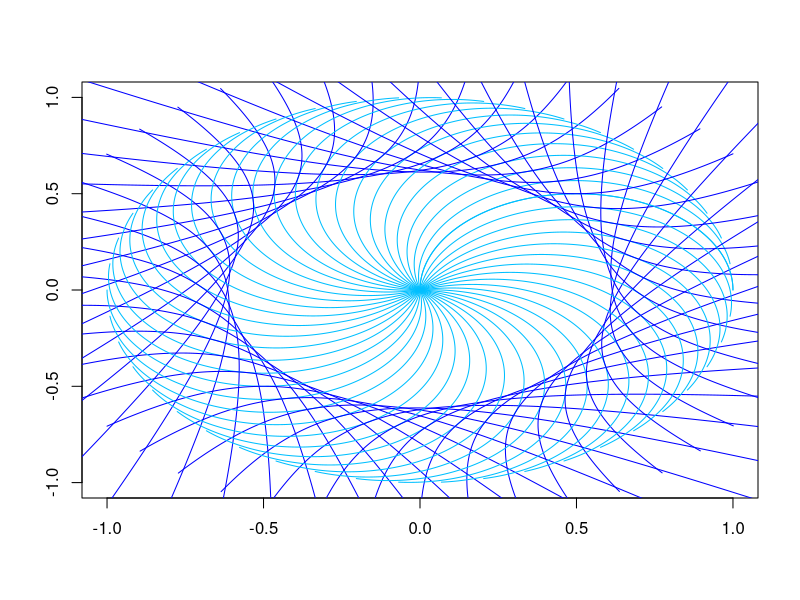
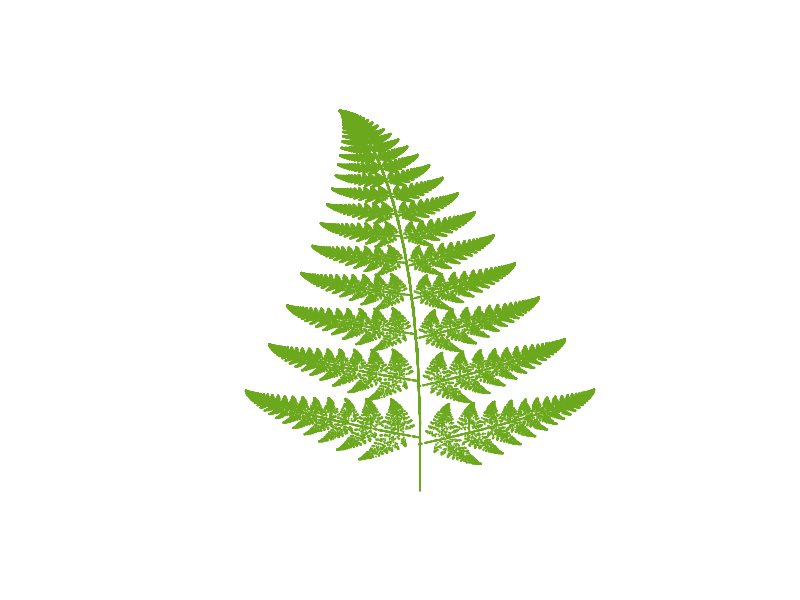
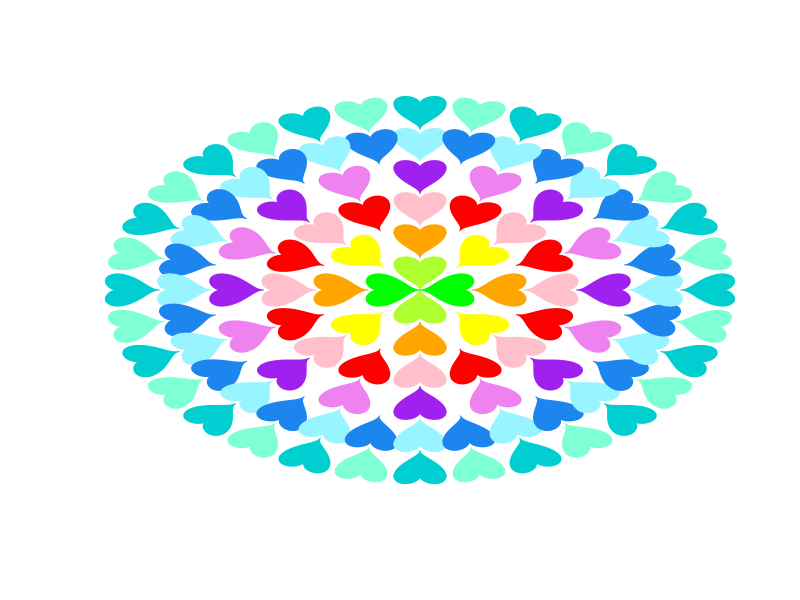
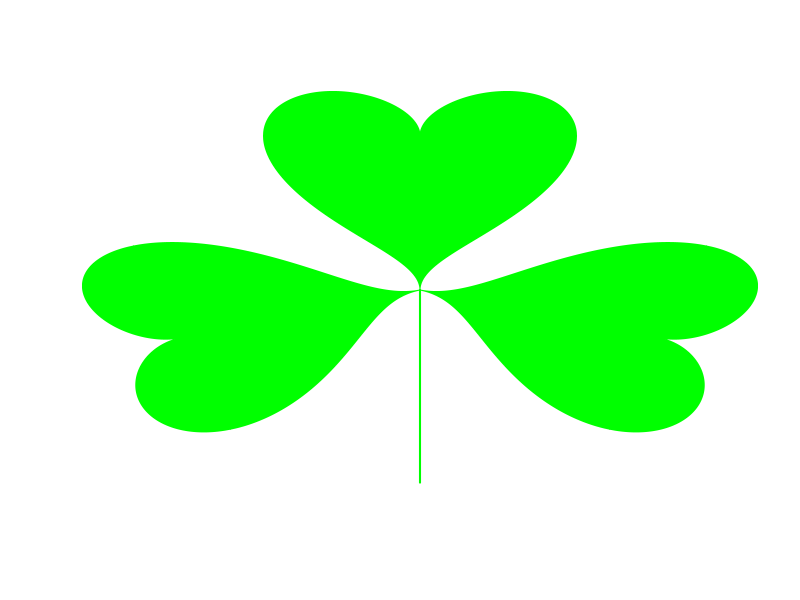
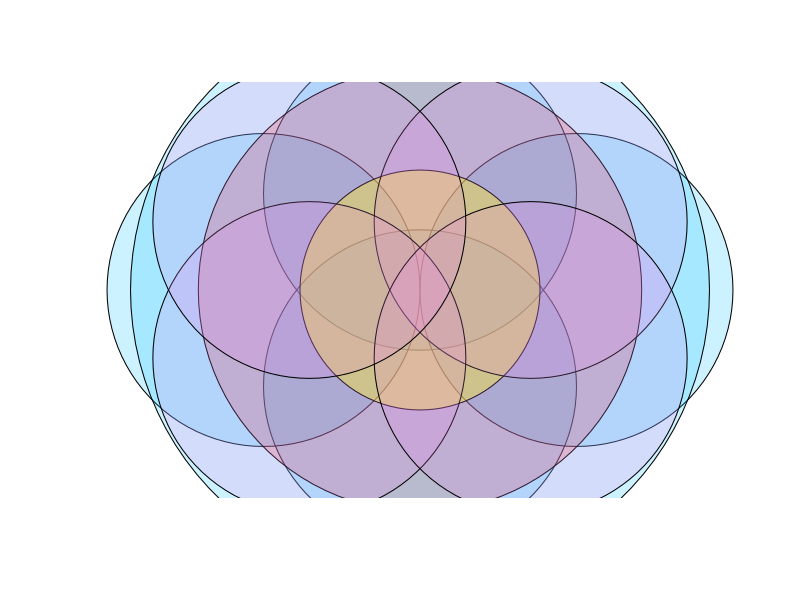
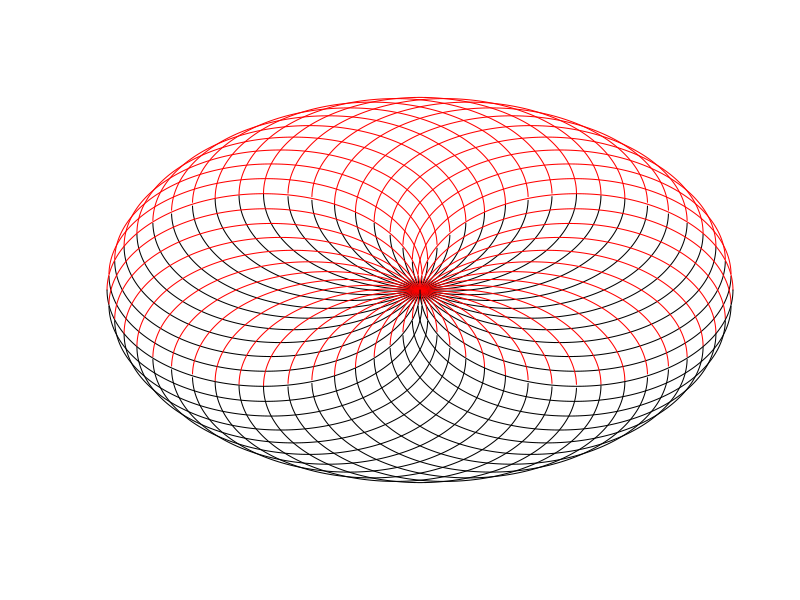
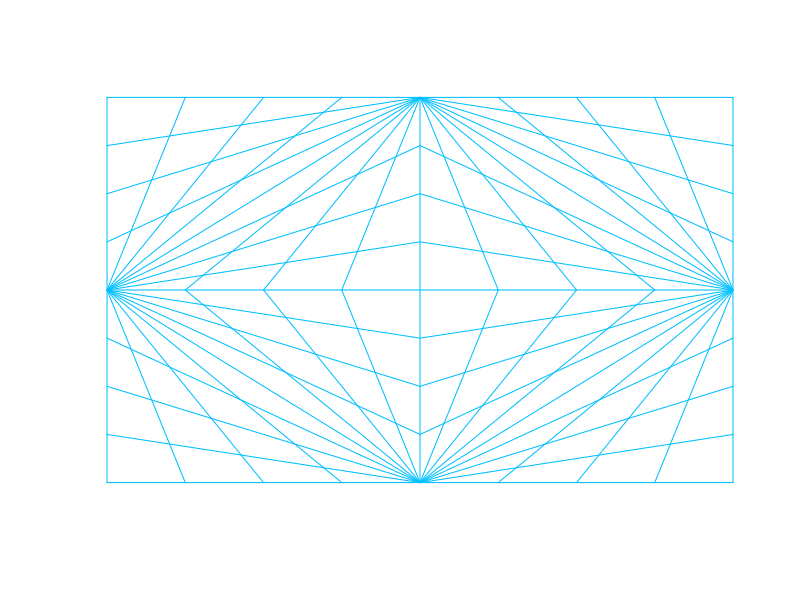
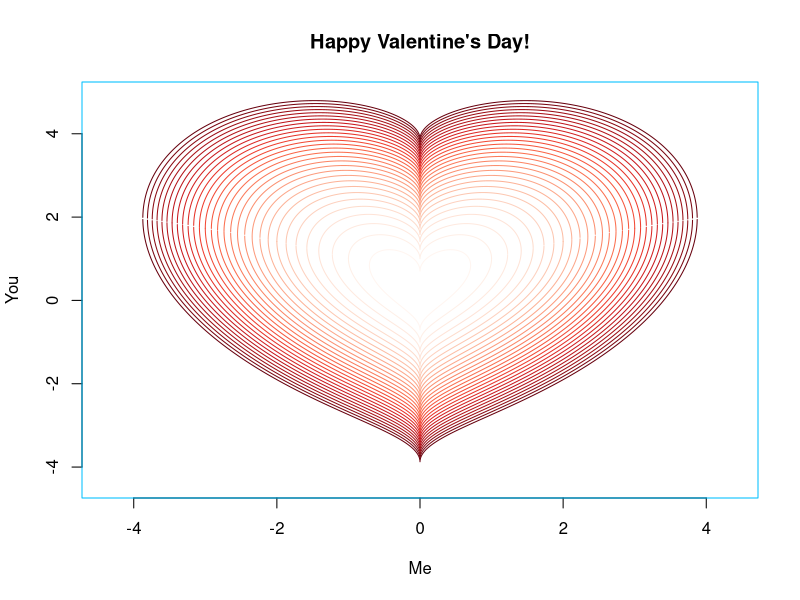

R code for these plots, in order:
## ---- chunk 1
knitr::opts_chunk$set(echo = TRUE)
## ---- chunk 2
plot(1, type="n", xlab="", ylab="", xlim=c(-1, 1), ylim=c(-1, 1))
x <- seq(-1,1,by=0.0001)
y1 <- sqrt(0.5^2-(x-0.5)^2)+0
y2 <- sqrt(0.5^2+(x-0.5)^2)+0
points(x, y1, type="l", col="deepskyblue")
for(i in 1:46) {
  rad <- i * 1/23
  xn1 <- x * cos(rad * pi) - y1 * sin(rad * pi)
  xn2 <- x * cos(rad * pi) - y2 * sin(rad * pi)
  yn1 <- x * sin(rad * pi) + y1 * cos(rad * pi)
  yn2 <- x * sin(rad * pi) + y2 * cos(rad * pi)
  points(xn1, yn1, type="l", col="deepskyblue")
  points(xn2, yn2, type="l", col="blue")
}
## ---- chunk 3

# Barnsley's Fern

# Code from https://en.wikipedia.org/wiki/Barnsley_fern

# create function of the probability and the current point
fractal_fern2 <- function(x, p){
  if (p <= 0.02) {
    m <- matrix(c(0, 0, 0, 0.25), 2, 2)
    f <- c(0, -0.14)
  } else if (p <= 0.86) {
    m <- matrix(c(0.85, 0.02, -0.02, 0.83), 2, 2)
    f <- c(0, 1)
  } else if (p <= 0.93) {
    m <- matrix(c(0.09, -0.28, 0.3, 0.11), 2, 2)
    f <- c(0, 0.6)
  } else {
    m <- matrix(c(-0.09, -0.28, -0.3, 0.09), 2, 2)
    f <- c(0, 0.7)
  }
  m %*% x + f
}

# how many reps determines how detailed the fern will be
reps <- 100000

# create a vector with probability values, and a matrix to store coordinates
p <- runif(reps)

# initialise a point at the origin
coords <- c(0, 0)

# compute Fractal Coordinates
m <- Reduce(fractal_fern2, p, accumulate = T, init = coords)
m <- t(do.call(cbind, m))

# Create plot
plot(m, type = "p", cex = 0.1, col = "#6ca81d",
     xlim = c(-3, 3), ylim = c(0, 6), 
     xlab = NA, ylab = NA, axes = FALSE)
## ---- chunk 4
lim <- 12

# Draw a leaflet
oxalis <- function(x0, y0, rad, col) {
  x <- seq(-lim, lim, by = 0.001)
  y1 <- 4 / 5 * (sqrt(abs(x-x0)) + sqrt(1 - (x-x0) ^ 2)) + 0.8 + y0
  y2 <- 4 / 5 * (sqrt(abs(x-x0)) - sqrt(1 - (x-x0) ^ 2)) + 0.8 + y0
  xn1 <- x * cos(rad * pi) - y1 * sin(rad * pi)
  xn2 <- x * cos(rad * pi) - y2 * sin(rad * pi)
  yn1 <- x * sin(rad * pi) + y1 * cos(rad * pi)
  yn2 <- x * sin(rad * pi) + y2 * cos(rad * pi)
  polygon(c(xn1, xn2), c(yn1, yn2), col = col, border = col)
}

# Draw all the stuff
plot(1, type = "n", xlim = c(-lim, lim), ylim = c(-lim, lim), axes = F, ann = F
)

for(i in 1:4) {
  oxalis(0, 0, (i-1)/2, ifelse((-1)^i==1, "green", "greenyellow"))
}

for(i in 1:8) {
  oxalis(0, 2, (i-1)/4, ifelse((-1)^i==1, "yellow", "orange"))
}

for(i in 1:16) {
  oxalis(0, 4, (i-1)/8, ifelse((-1)^i==1, "red", "pink"))
}

for(i in 1:16) {
  oxalis(0, 6, (i-1)/8, ifelse((-1)^i==1, "violet", "purple"))
}

for(i in 1:32) {
  oxalis(0, 8, (i-1)/16, ifelse((-1)^i==1, "dodgerblue2", "cadetblue1"))
}

for(i in 1:32) {
  oxalis(0, 10, (i-1)/16, ifelse((-1)^i==1, "aquamarine1", "darkturquoise"))
}
## ---- chunk 5
x <- seq(-6, 6, by = 0.001)
y1 <- 4 / 5 * (sqrt(abs(x)) + sqrt(1 - x ^ 2)) + 0.8
y2 <- 4 / 5 * (sqrt(abs(x)) - sqrt(1 - x ^ 2)) + 0.8
plot(
  1,
  type = "n",
  xlim = c(-2, 2),
  ylim = c(-2, 2),
  axes = FALSE,
  ann = FALSE
)
polygon(c(x, x), c(y1, y2), col = "green", border = "green")

xn1 <- x * cos(3 / 5 * pi) - y1 * sin(3 / 5 * pi)
xn2 <- x * cos(3 / 5 * pi) - y2 * sin(3 / 5 * pi)
yn1 <- x * sin(3 / 5 * pi) + y1 * cos(3 / 5 * pi)
yn2 <- x * sin(3 / 5 * pi) + y2 * cos(3 / 5 * pi)
polygon(c(xn1, xn2), c(yn1, yn2), col = "green", border = "green")

xn1 <- x * cos(-3 / 5 * pi) - y1 * sin(-3 / 5 * pi)
xn2 <- x * cos(-3 / 5 * pi) - y2 * sin(-3 / 5 * pi)
yn1 <- x * sin(-3 / 5 * pi) + y1 * cos(-3 / 5 * pi)
yn2 <- x * sin(-3 / 5 * pi) + y2 * cos(-3 / 5 * pi)
polygon(c(xn1, xn2), c(yn1, yn2), col = "green", border = "green")

lines(
  x = c(0, 0),
  y = c(0, -2),
  col = "green",
  lwd = 2
)
## ---- chunk 6
library(plotrix)

a <- 3/sqrt(2)

mycol1 <- rgb(0, 191, 255, max = 255, alpha = 50, names = "deepskyblue")
mycol2 <- rgb(238, 130, 238, max = 255, alpha = 50, names = "violet")
mycol3 <- rgb(255, 255, 0, max = 255, alpha = 110, names = "yellow")
mycol4 <- rgb(255, 0, 0, max = 255, alpha = 50, names = "red")

plot(1, type="n", xlab="", ylab="", xlim=c(-6, 6), ylim=c(-6, 6), axes=F, ann=F)
draw.circle(x=0, y=3, radius=3, border="black", col=mycol1)
draw.circle(x=0, y=-3, radius=3, border="black", col=mycol1)
draw.circle(x=3, y=0, radius=3, border="black", col=mycol1)
draw.circle(x=-3, y=0, radius=3, border="black", col=mycol1)
draw.circle(x=0, y=0, radius=5.55, border="black", col=mycol1)
draw.circle(x=0, y=0, radius=4.25, border="black", col=mycol4)
draw.circle(x=0, y=0, radius=2.3, border="black", col=mycol3)
draw.circle(x=a, y=a, radius=3, border="black", col=mycol2)
draw.circle(x=-a, y=-a, radius=3, border="black", col=mycol2)
draw.circle(x=a, y=-a, radius=3, border="black", col=mycol2)
draw.circle(x=-a, y=a, radius=3, border="black", col=mycol2)
## ---- chunk 7
draw.circle <- function(x0=0, y0=0, r, border) {
  x <- seq(-1,1,by=0.0001)
  points(x, sqrt(r^2-(x-x0)^2)+y0, type="l", col=border)
  points(x, -sqrt(r^2-(x-x0)^2)+y0, type="l", col="black")
}

ymp <- function(n, b="black", x0=0, y0=0, radius=0.5) {
  plot(1, type="n", xlab="", ylab="", xlim=c(-1, 1), ylim=c(-1, 1), axes=F)
  for(i in 1:n) {
    draw.circle(x0=0.5*cos(i*(pi/(n/2))), y0=0.5*sin(i*(pi/(n/2))), r=radius, border=b)
  }
}

k <- 40
ymp(n=k, b="red")
## ---- chunk 8
par(col="deepskyblue")
plot(x=c(-1,1), y=c(0,0), type="l", ann=F, axes=F)
points(x=c(0,0), y=c(-1,1), type="l")

points(x=c(-1,0), y=c(0,1), type="l")
points(x=c(0,1), y=c(1,0), type="l")
points(x=c(0,1), y=c(-1,0), type="l")
points(x=c(-1,0), y=c(0,-1), type="l")

points(x=c(-1,-1), y=c(-1,1), type="l")
points(x=c(-1,1), y=c(1,1), type="l")
points(x=c(1,1), y=c(-1,1), type="l")
points(x=c(-1,1), y=c(-1,-1), type="l")

points(x=c(-1,-0.5), y=c(0,1), type="l")
points(x=c(0.5,1), y=c(1,0), type="l")
points(x=c(0.5,1), y=c(-1,0), type="l")
points(x=c(-1,-0.5), y=c(0,-1), type="l")

points(x=c(-1,-0.75), y=c(0,1), type="l")
points(x=c(0.75,1), y=c(1,0), type="l")
points(x=c(0.75,1), y=c(-1,0), type="l")
points(x=c(-1,-0.75), y=c(0,-1), type="l")

points(x=c(-1,-0.25), y=c(0,1), type="l")
points(x=c(0.25,1), y=c(1,0), type="l")
points(x=c(0.25,1), y=c(-1,0), type="l")
points(x=c(-1,-0.25), y=c(0,-1), type="l")

points(x=c(-0.5,0), y=c(0,1), type="l")
points(x=c(0,0.5), y=c(1,0), type="l")
points(x=c(0,0.5), y=c(-1,0), type="l")
points(x=c(-0.5,0), y=c(0,-1), type="l")

points(x=c(-0.75,0), y=c(0,1), type="l")
points(x=c(0,0.75), y=c(1,0), type="l")
points(x=c(0,0.75), y=c(-1,0), type="l")
points(x=c(-0.75,0), y=c(0,-1), type="l")

points(x=c(-0.25,0), y=c(0,1), type="l")
points(x=c(0,0.25), y=c(1,0), type="l")
points(x=c(0,0.25), y=c(-1,0), type="l")
points(x=c(-0.25,0), y=c(0,-1), type="l")

points(x=c(-1,0), y=c(0.5,1), type="l")
points(x=c(0,1), y=c(1,0.5), type="l")
points(x=c(0,1), y=c(-1,-0.5), type="l")
points(x=c(-1,0), y=c(-0.5,-1), type="l")

points(x=c(-1,0), y=c(0.75,1), type="l")
points(x=c(0,1), y=c(1,0.75), type="l")
points(x=c(0,1), y=c(-1,-0.75), type="l")
points(x=c(-1,0), y=c(-0.75,-1), type="l")

points(x=c(-1,0), y=c(0.25,1), type="l")
points(x=c(0,1), y=c(1,0.25), type="l")
points(x=c(0,1), y=c(-1,-0.25), type="l")
points(x=c(-1,0), y=c(-0.25,-1), type="l")

points(x=c(-1,0), y=c(0,0.5), type="l")
points(x=c(-1,0), y=c(0,0.25), type="l")
points(x=c(-1,0), y=c(0,0.75), type="l")

points(x=c(1,0), y=c(0,0.5), type="l")
points(x=c(1,0), y=c(0,0.25), type="l")
points(x=c(1,0), y=c(0,0.75), type="l")

points(x=c(-1,0), y=c(0,-0.5), type="l")
points(x=c(-1,0), y=c(0,-0.25), type="l")
points(x=c(-1,0), y=c(0,-0.75), type="l")

points(x=c(1,0), y=c(0,-0.5), type="l")
points(x=c(1,0), y=c(0,-0.25), type="l")
points(x=c(1,0), y=c(0,-0.75), type="l")
## ---- chunk 9
hyvaaYstavanpaivaa <- function(n) {
  
  require(RColorBrewer)
  
  if(n > 30 | n < 1) {
    cat("Anna 0 < n < 31")
  }
  
  else {
    
    h <- colorRampPalette(brewer.pal(9, "Reds"))(n)
    xmax <- sqrt(0.5 * n) + 0.5
    ymin <- -sqrt(0.5 * n) - 0.5
    ymax <- sqrt(0.5 * n) + 1
    
    plot(x=0, 
         y=0, 
         type="l", 
         lwd=1, 
         col="white", 
         xlim=c(-xmax, xmax), 
         ylim=c(ymin, ymax), 
         xlab="Me", 
         ylab="You", 
         main="Happy Valentine's Day!")
    
    for(i in 1:n) {
      
      x1 <- seq(0, xmax, by=0.0001)
      x <- c(0 - x1, x1)
      x <- unique(x)
      x <- x[order(x)]
      y1 <- sqrt(abs(x)) + sqrt(0.5 * i - x^2)
      y2 <- sqrt(abs(x)) - sqrt(0.5 * i - x^2)
      points(x, y1, type="l", lwd=1, col=h[i])
      points(x, y2, type="l", lwd=1, col=h[i])
      
    }
  }
}

hyvaaYstavanpaivaa(30)
## ---- chunk 10
rotx <- function(x, y, a=0) {
  zx <- x * cos(a) - y * sin(a)
  return(zx)
}

roty <- function(x, y, a=0) {
  zy <- x * sin(a) + y * cos(a)
  return(zy)
}


# Mittasuhteet
a <- 1                                   # katon sivu
b <- 1.355 * a                           # seina
h <- b + (1/sqrt(2)) * a                 # korkeus 
k <- h - b                               # katon korkeus
c <- sqrt(2) * a                         # pohja

# Kahden talon kappale
pala1 <- function(x, y, angle, color) {
  
  # Lahtokoordinaatit
  x2 <- x - 0.5 * c
  x4 <- x + 0.5 * c
  x9 <- x - c
  y2 <- y - k
  y3 <- y - h
  y6 <- y - 2* h
  y7 <- y - h - b
  px1 <- c(x, x2, x2, x4, x4)
  py1 <- c(y, y2, y3, y3, y2)
  px2 <- c(x2, x, x, x9, x9)
  py2 <- c(y6, y7, y3, y3, y7)
  
  # Kierretyt koordinaatit
  rx1 <- rotx(px1, py1, a=angle)
  ry1 <- roty(px1, py1, a=angle)
  rx2 <- rotx(px2, py2, a=angle)
  ry2 <- roty(px2, py2, a=angle)
  rx3 <- rotx(-px1, py1, a=angle)
  ry3 <- roty(-px1, py1, a=angle)
  rx4 <- rotx(-px2, py2, a=angle)
  ry4 <- roty(-px2, py2, a=angle)
  
  # Kaksi palaa ja peilikuvat
  polygon(rx1, ry1, col=color)
  polygon(rx2, ry2, col=color)
  polygon(rx3, ry3, col=color)
  polygon(rx4, ry4, col=color)
  
}

# Yhden talon kappale
pala2 <- function(x, y, angle, color) {
  
  # Lahtokoordinaatit
  x2 <- x - 0.5 * c
  x4 <- x + 0.5 * c
  y2 <- y - k
  y3 <- y - h
  px1 <- c(x, x2, x2, x4, x4)
  py1 <- c(y, y2, y3, y3, y2)
  
  # Kierretyt koordinaatit
  rx1 <- rotx(px1, py1, a=angle)
  ry1 <- roty(px1, py1, a=angle)
  rx2 <- rotx(-px1, py1, a=angle)
  ry2 <- roty(-px1, py1, a=angle)
  
  # Talo ja peilikuva
  polygon(rx1, ry1, col=color)
  polygon(rx2, ry2, col=color)
  
}  

tahti <- function(r, col) {
  
  # Riittavan pitka varivektori
  col1 <- rep(col, (r %/% length(col)) * length(col) + 1)
  
  # Tyhja kuva
  par(mar=c(0.5,0.5,0.5,0.5))
  plot(0, 0, pch=4, xlim=c(-(r+1)*h-r*b,(r+1)*h+r*b), ylim=c((-(r+1)*h-r*b),(r+1)*h+r*b),
       bty="n", axes=F, xlab=NA, ylab=NA, main=NA, sub=NA, asp=1)
  
  # Kulmat (45 asteen valein)
  ang <- c(0:3 * pi/2, seq(1, 7, by=2) * pi/4) 
  
  # Kerrosten 0 ja 1 x-koordinaattien alustus
  x0 <- c(0,-0.5*c,-0.5*c,0.5*c,0.5*c)
  x1 <- 0
  
  # Kerros 0
  for(j in 1:8) {
    col2 <- ifelse(j %in% 1:4, col1[1], col1[2])
    y0 <- if(j %in% 1:4) c(0,k,h,h,k) else c(0,k,h,h,k) + a
    polygon(x=rotx(x0, y0, ang[j]), y=roty(x0, y0, ang[j]), col=col2)
  }
  
  # Kerros 1
  for(j in 1:8) {
    col2 <- ifelse(j %in% 1:4, col1[2], col1[3])
    y1 <- ifelse(j %in% 1:4, 2 * h, 2 * h + a)
    pala2(x=x1, y=y1, angle=ang[j], color=col2)
  }
  
  # Kerrokset 2 - r
  if(r > 1) { 
    
    # Kerrosten lapikaynti
    for(i in 2:r) {
      
      # Kerroksen ylin karkikoordinaatti
      x <- 0
      y <- (i + 1) * h + (i - 1) * b
      
      # Parittomien kerrosten alin palikka
      if(i %% 2 != 0) {
        
        ux <- x - (i - 1) * 0.5 * c
        
        for(j in 1:8) {
          col3 <- ifelse(j %in% 1:4, col1[i+1], col1[i+2])
          uy <- if(j %in% 1:4) y - 0.5 * (i - 1) * (h + b) else y - 0.5 * (i - 1) * (h + b) + 1
          pala2(ux, uy, angle=ang[j], color=col3)
          
        }
      }
      
      # Loput palikat
      for(j in 1:(i %/% 2)) { 
        
        # Palikan ylimman karkipisteen x-koordinaatti
        px <- x - (j - 1) * c
        
        # Piirretaan sakara kerrallaan
        for(l in 1:8) { 
          col4 <- ifelse(l %in% 1:4, col1[i+1], col1[i+2])
          py <- if(l %in% 1:4) y - (j - 1) * (h + b) else y - (j - 1) * (h + b) + a
          pala1(px, py, angle=ang[l], color=col4)
          
        }
      }
    }    
  }
}

rainbow <- c("white","pink","red","orange","yellow","green","cyan","blue","violet")
tahti(18, rainbow)
## ---- chunk 11
# Kuvan alustus

# Tyhja matriisi
a <- matrix(NA, ncol=28, nrow=24)

# Matriisin tayttofunktio
pos <- function(color, row, col1, col2) {
  p <- c(NA,NA,NA)
  p[1] <- row
  p[2] <- col1
  p[3] <- col2
  a[p[1], c(p[2]:p[3],(29-p[2]):(29-p[3]))] <- color
  a
}

# Taytteet
color <- "yellow"
a <- pos(color,3,4,4)
a <- pos(color,4,4,5)
a <- pos(color,5,4,7)
a <- pos(color,6,4,8)
a <- pos(color,7,4,14)
a <- pos(color,8,4,14)
a <- pos(color,9,5,14)
a <- pos(color,10,6,14)
a <- pos(color,11,7,14)
a <- pos(color,12,7,14)
a <- pos(color,13,6,14)
a <- pos(color,14,6,14)
a <- pos(color,15,6,14)
a <- pos(color,16,6,14)
a <- pos(color,17,5,14)
a <- pos(color,18,5,14)
a <- pos(color,19,5,14)
a <- pos(color,20,6,14)
a <- pos(color,21,7,14)
a <- pos(color,22,9,14)
a <- pos(color,23,12,14)
color <- "black"
a <- pos(color,1,1,2)
a <- pos(color,2,1,4)
a <- pos(color,3,1,3)
a <- pos(color,3,5,5)
a <- pos(color,4,1,3)
a <- pos(color,4,6,7)
a <- pos(color,5,2,3)
a <- pos(color,5,8,8)
a <- pos(color,6,2,3)
a <- pos(color,6,9,10)
a <- pos(color,6,13,14)
a <- pos(color,7,3,3)
a <- pos(color,7,11,12)
a <- pos(color,8,3,3)
a <- pos(color,9,4,4)
a <- pos(color,10,5,5)
a <- pos(color,10,7,7)
a <- pos(color,11,6,6)
a <- pos(color,12,6,6)
a <- pos(color,13,5,5)
a <- pos(color,14,5,5)
a <- pos(color,15,5,5)
a <- pos(color,16,5,5)
a <- pos(color,17,4,4)
a <- pos(color,18,4,4)
a <- pos(color,19,4,4)
a <- pos(color,20,5,5)
a <- pos(color,21,6,6)
a <- pos(color,22,7,8)
a <- pos(color,23,9,11)
a <- pos(color,24,12,14)
a <- pos(color,13,9,10)
a <- pos(color,14,8,11)
a <- pos(color,15,8,11)
a <- pos(color,16,9,10)
a <- pos(color,16,14,14)
a <- pos(color,18,12,12)
a <- pos(color,18,14,14)
a <- pos(color,19,13,14)
a <- pos(color,20,13,14)
a <- pos(color,21,13,14)
a <- pos(color,22,14,14)
color <- "red"
a <- pos(color,17,7,8)
a <- pos(color,18,6,9)
a <- pos(color,19,6,9)
a <- pos(color,20,7,8)
a <- pos(color,20,14,14)
a <- pos(color,21,14,14)
color <- "white"
a <- pos(color,14,9,9)
a[is.na(a)] <- "white"

# Pikselifunktio
pixelate <- function(a) {
  
  plot(1,1,xlim=c(0,ncol(a)-2),ylim=c(-0.1,nrow(a)-1.9),pch="", xaxt="n", yaxt="n", xlab="", ylab="")
  
  for(c in 1:ncol(a)) {
    for(r in 1:nrow(a)) {
      cc <- ncol(a) - c
      rr <- nrow(a) - r
      polygon(x=c(cc-1,cc-1,cc,cc), y=c(rr-1,rr,rr,rr-1), col=a[r,c])
    }
  }
  
}

# Mita lie sielta tulee?
pixelate(a)
